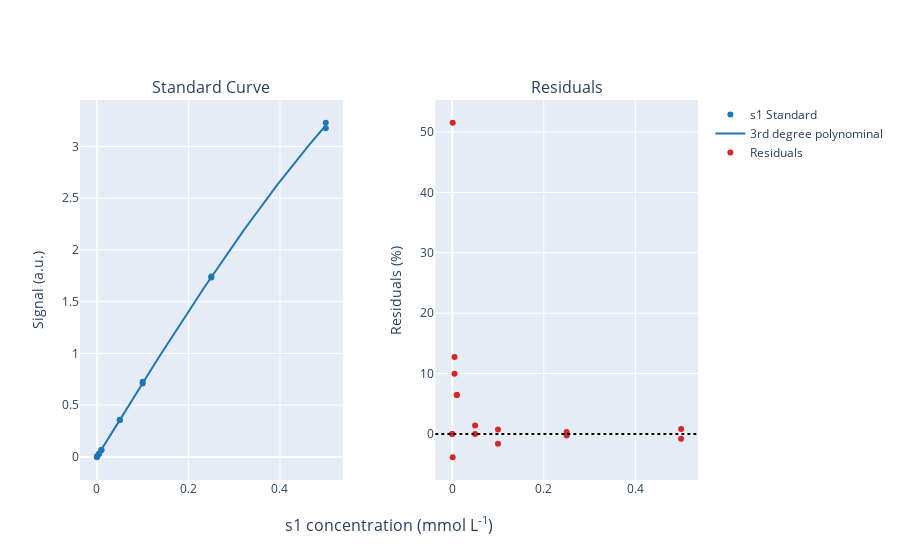

Notebook cell for this chart:
### Code cell
cal = Calibration.from_excel(
    path=path,
    reactant_id="s1",
    wavelength=340,
    concentration_unit="mmole / l",
    temperature=37,
    temperature_unit="C",
    pH=7,
    sheet_name="csv",
)

stand = StandardCurve.from_datamodel(cal, cutoff_signal=3.3)
stand.visualize()

### Figure 1 — Plotly figure (JSON) as saved in the notebook; plotly's stock layout.template omitted (floating-point values rounded to 4 significant figures)
{"data": [{"hoverinfo": "skip", "marker": {"color": "#1f77b4"}, "mode": "markers", "name": "s1 Standard", "type": "scatter", "visible": true, "x": [0, 0.001, 0.005, 0.01, 0.05, 0.1, 0.25, 0.5, 0, 0.001, 0.005, 0.01, 0.05, 0.1, 0.25, 0.5], "xaxis": "x", "y": [0.0035, 0.0035, 0.0315, 0.0675, 0.3595, 0.7095, 1.732, 3.177, -0.0035, 0.0075, 0.0325, 0.0675, 0.3545, 0.7265, 1.742, 3.228], "yaxis": "y"}, {"hoverinfo": "skip", "marker": {"color": "#1f77b4"}, "mode": "lines", "name": "3rd degree polynominal", "type": "scatter", "visible": true, "x": [0, 0.006329, 0.01266, 0.01899, 0.02532, 0.03165, 0.03797, 0.0443, 0.05063, 0.05696, 0.06329, 0.06962, 0.07595, 0.08228, 0.08861, 0.09494, 0.1013, 0.1076, 0.1139, 0.1203, 0.1266, 0.1329, 0.1392, 0.1456, 0.1519, 0.1582, 0.1646, 0.1709, 0.1772, 0.1835, 0.1899, 0.1962, 0.2025, 0.2089, 0.2152, 0.2215, 0.2278, 0.2342, 0.2405, 0.2468, 0.2532, 0.2595, 0.2658, 0.2722, 0.2785, 0.2848, 0.2911, 0.2975, 0.3038, 0.3101, 0.3165, 0.3228, 0.3291, 0.3354, 0.3418, 0.3481, 0.3544, 0.3608, 0.3671, 0.3734, 0.3797, 0.3861, 0.3924, 0.3987, 0.4051, 0.4114, 0.4177, 0.4241, 0.4304, 0.4367, 0.443, 0.4494, 0.4557, 0.462, 0.4684, 0.4747, 0.481, 0.4873, 0.4937, 0.5], "xaxis": "x", "y": [0, 0.04569, 0.09133, 0.1369, 0.1825, 0.2279, 0.2734, 0.3187, 0.364, 0.4093, 0.4544, 0.4995, 0.5445, 0.5894, 0.6343, 0.679, 0.7237, 0.7682, 0.8127, 0.857, 0.9013, 0.9454, 0.9895, 1.033, 1.077, 1.121, 1.164, 1.208, 1.251, 1.294, 1.337, 1.38, 1.423, 1.465, 1.508, 1.55, 1.592, 1.634, 1.676, 1.717, 1.759, 1.8, 1.841, 1.882, 1.923, 1.963, 2.003, 2.044, 2.083, 2.123, 2.163, 2.202, 2.241, 2.28, 2.319, 2.357, 2.395, 2.433, 2.471, 2.508, 2.545, 2.582, 2.619, 2.656, 2.692, 2.728, 2.764, 2.799, 2.834, 2.869, 2.904, 2.938, 2.972, 3.006, 3.039, 3.073, 3.106, 3.138, 3.17, 3.202], "yaxis": "y"}, {"hoverinfo": "skip", "marker": {"color": "#d62728"}, "mode": "markers", "name": "Residuals", "type": "scatter", "visible": true, "x": [0, 0.001, 0.005, 0.01, 0.05, 0.1, 0.25, 0.5, 0, 0.001, 0.005, 0.01, 0.05, 0.1, 0.25, 0.5], "xaxis": "x2", "y": [0, 51.53, 12.73, 6.463, 0.003461, 0.7348, 0.3241, 0.8101, 0, -3.859, 9.962, 6.463, 1.394, -1.644, -0.2513, -0.8136], "yaxis": "y2"}], "layout": {"annotations": [{"font": {"size": 16}, "showarrow": false, "text": "Standard Curve", "x": 0.2125, "xanchor": "center", "xref": "paper", "y": 1, "yanchor": "bottom", "yref": "paper"}, {"font": {"size": 16}, "showarrow": false, "text": "Residuals", "x": 0.7875, "xanchor": "center", "xref": "paper", "y": 1, "yanchor": "bottom", "yref": "paper"}, {"font": {"size": 16}, "showarrow": false, "text": "s1 concentration (mmol L<sup>-1</sup>)", "x": 0.5, "xanchor": "center", "xref": "paper", "y": 0, "yanchor": "top", "yref": "paper", "yshift": -30}], "shapes": [{"line": {"color": "#000000", "dash": "dot", "width": 2}, "type": "line", "x0": 0, "x1": 1, "xref": "x2 domain", "y0": 0, "y1": 0, "yref": "y2"}], "xaxis": {"anchor": "y", "domain": [0, 0.425]}, "xaxis2": {"anchor": "y2", "domain": [0.575, 1]}, "yaxis": {"anchor": "x", "domain": [0, 1], "title": {"text": "Signal (a.u.)"}}, "yaxis2": {"anchor": "x2", "domain": [0, 1], "title": {"text": "Residuals (%)"}}}}
